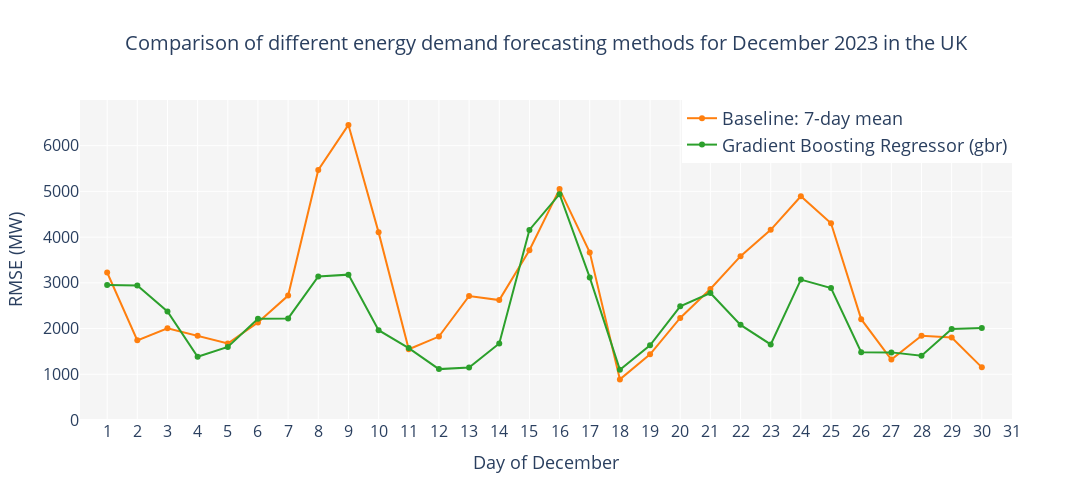

Write notebook code for a chart like this one.
### Markdown cell above
## Forecast comparison: RMSE throught the whole month of December 2023

### Code cell
# Make x axis go from 1 to 31 (all December days)
x_days = list(range(1, 32))

# Prepare y values for each model, filling missing days with None for gaps
def fill_rmse_by_day(results_df):
    rmse_by_day = {d.day: v for d, v in zip(results_df["test_start"], results_df["rmse"])}
    return [rmse_by_day.get(day, None) for day in x_days]

y_7d = fill_rmse_by_day(pd.DataFrame(results_baseline))
y_gbr = fill_rmse_by_day(pd.DataFrame(results_gbr))

fig = go.Figure()
fig.add_trace(go.Scatter(
    x=x_days,
    y=y_7d,
    mode='lines+markers',
    name='Baseline: 7-day mean',
    line=dict(color='#ff7f0e')
))
fig.add_trace(go.Scatter(
    x=x_days,
    y=y_gbr,
    mode='lines+markers',
    name='Gradient Boosting Regressor (gbr)',
    line=dict(color='#2ca02c')
))

fig.update_layout(
    title="Comparison of different energy demand forecasting methods for December 2023 in the UK",
    xaxis_title="Day of December",
    yaxis_title="RMSE (MW)",
    plot_bgcolor='whitesmoke',
    legend=dict(
        font=dict(size=18),
        x=1,
        y=1,
        xanchor='right',
        yanchor='top'
    ),
    title_font=dict(size=20),
    title_x=0.5,
    xaxis=dict(
        tickmode='linear',
        tick0=1,
        dtick=1,
        range=[0.1, 31],
        tickfont=dict(size=16),
        title_font=dict(size=18)
    ),
    yaxis=dict(
        range=[0, 6999],
        tickfont=dict(size=16), 
        title_font=dict(size=18)
        ),
    width=1100,
    height=500
)

fig.show()

### Figure 1 — Plotly figure (JSON) as saved in the notebook; plotly's stock layout.template omitted (floating-point values rounded to 4 significant figures)
{"data": [{"line": {"color": "#ff7f0e"}, "mode": "lines+markers", "name": "Baseline: 7-day mean", "type": "scatter", "x": [1, 2, 3, 4, 5, 6, 7, 8, 9, 10, 11, 12, 13, 14, 15, 16, 17, 18, 19, 20, 21, 22, 23, 24, 25, 26, 27, 28, 29, 30, 31], "y": [3226.0, 1742.0, 2005.0, 1844.0, 1674.0, 2134.0, 2721.0, 5469.0, 6454.0, 4104.0, 1547.0, 1825.0, 2713.0, 2623.0, 3713.0, 5050.0, 3666.0, 888.3, 1436.0, 2233.0, 2866.0, 3583.0, 4159.0, 4893.0, 4305.0, 2205.0, 1323.0, 1843.0, 1804.0, 1152.0, null]}, {"line": {"color": "#2ca02c"}, "mode": "lines+markers", "name": "Gradient Boosting Regressor (gbr)", "type": "scatter", "x": [1, 2, 3, 4, 5, 6, 7, 8, 9, 10, 11, 12, 13, 14, 15, 16, 17, 18, 19, 20, 21, 22, 23, 24, 25, 26, 27, 28, 29, 30, 31], "y": [2951.0, 2940.0, 2373.0, 1384.0, 1598.0, 2217.0, 2223.0, 3141.0, 3180.0, 1965.0, 1573.0, 1113.0, 1149.0, 1672.0, 4157.0, 4940.0, 3118.0, 1097.0, 1633.0, 2487.0, 2777.0, 2081.0, 1653.0, 3070.0, 2887.0, 1481.0, 1479.0, 1405.0, 1988.0, 2011.0, null]}], "layout": {"height": 500, "legend": {"font": {"size": 18}, "x": 1, "xanchor": "right", "y": 1, "yanchor": "top"}, "plot_bgcolor": "whitesmoke", "title": {"font": {"size": 20}, "text": "Comparison of different energy demand forecasting methods for December 2023 in the UK", "x": 0.5}, "width": 1100, "xaxis": {"dtick": 1, "range": [0.1, 31], "tick0": 1, "tickfont": {"size": 16}, "tickmode": "linear", "title": {"font": {"size": 18}, "text": "Day of December"}}, "yaxis": {"range": [0, 6999], "tickfont": {"size": 16}, "title": {"font": {"size": 18}, "text": "RMSE (MW)"}}}}
